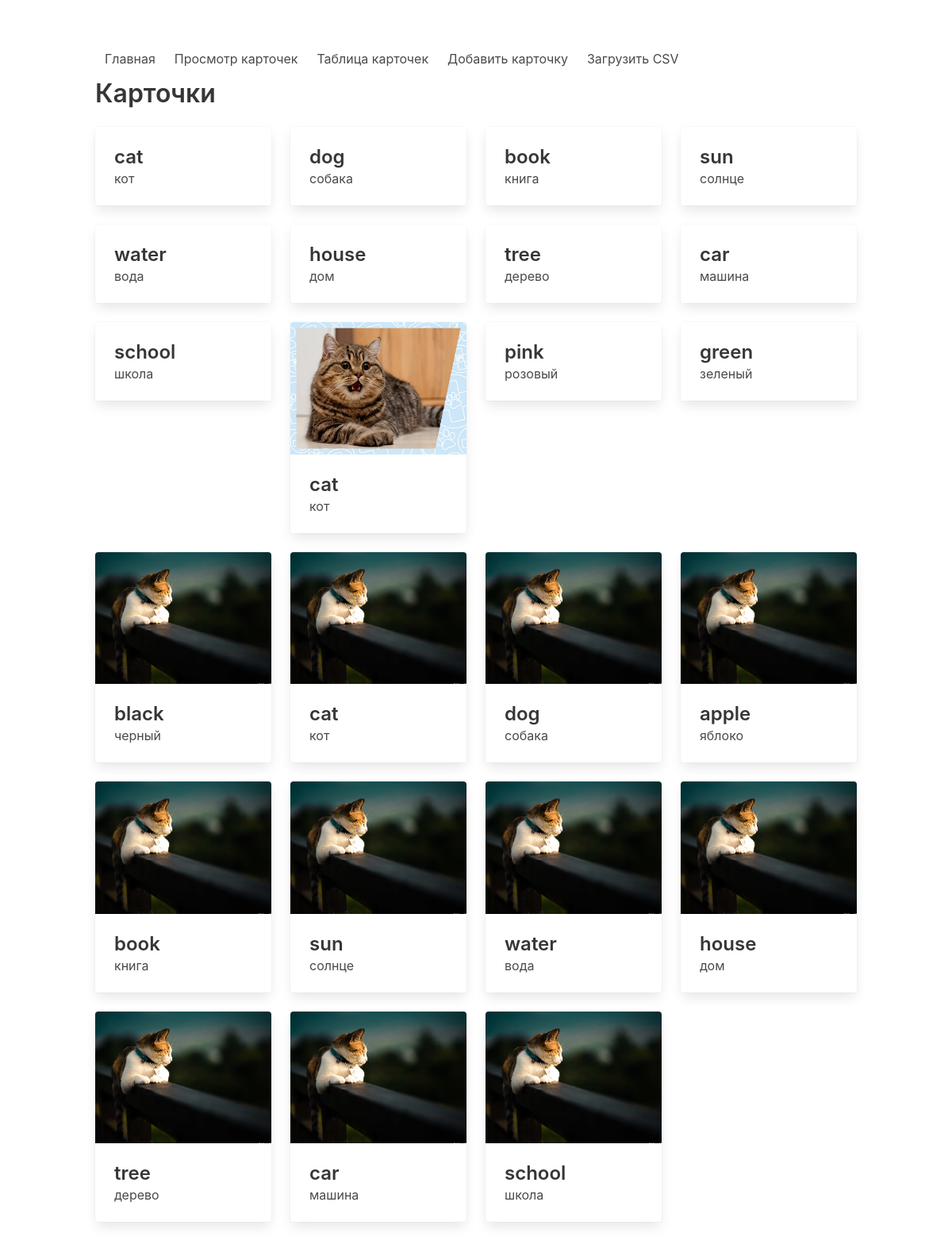
Page /cards/ on the committed database.
### cards/models.py (models this page shows, shortened)
class Card(models.Model):
    word = models.CharField(max_length=100)
    translation = models.CharField(max_length=100)
    image = models.ImageField(upload_to='images/', blank=True, null=True, default='images/default.png')
    created_at = models.DateTimeField(auto_now_add=True)

### cards/views.py (the view)
# urls.py: path('cards/', views.card_view, name='card_view'),
def card_view(request):
    cards = Card.objects.all()
    return render(request, 'cards/cards.html', {'cards': cards})

### cards/templates/cards/cards.html (shortened to what this page needs)
{% extends 'cards/base.html' %}
{% block content %}
<h1 class="title">Карточки</h1>
<div class="columns is-multiline">
    {% for card in cards %}
    <div class="column is-one-quarter">
        <div class="card">
            {% if card.image %}
            <div class="card-image">
                <figure class="image is-4by3">
                    <img src="{{ card.image.url }}" alt="{{ card.word }}">
                </figure>
            </div>
            {% endif %}
            <div class="card-content">
                <p class="title is-4">{{ card.word }}</p>
                <p class="subtitle is-6">{{ card.translation }}</p>
            </div>
        </div>
    </div>
    {% empty %}
    <p>Карточек нет.</p>
    {% endfor %}
</div>
{% endblock %}

### cards/templates/cards/base.html (shortened to what this page needs)
<!DOCTYPE html>
<html lang="ru">
<head>
    <link rel="stylesheet" href="https://cdn.jsdelivr.net/npm/bulma@0.9.4/css/bulma.min.css">
</head>
<body>
    <section class="section">
        <div class="container">
            <nav class="navbar" role="navigation" aria-label="main navigation">
                <div class="navbar-menu">
                    <div class="navbar-start">
                        <a class="navbar-item" href="{% url 'index' %}">Главная</a>
                        <a class="navbar-item" href="{% url 'card_view' %}">Просмотр карточек</a>
                        <a class="navbar-item" href="{% url 'card_list' %}">Таблица карточек</a>
                        <a class="navbar-item" href="{% url 'add_card' %}">Добавить карточку</a>
                        <a class="navbar-item" href="{% url 'upload_csv' %}">Загрузить CSV</a>
                    </div>
                </div>
            </nav>
            {% block content %}
            {% endblock %}
        </div>
    </section>
</body>
</html>

### rows in the picture
Card: word "cat", translation "кот"
Card: word "dog", translation "собака"
Card: word "book", translation "книга"
Card: word "sun", translation "солнце"
Card: word "water", translation "вода"
Card: word "house", translation "дом"
Card: word "tree", translation "дерево"
Card: word "car", translation "машина"
Card: word "school", translation "школа"
Card: image (picture), word "cat", translation "кот"
Card: word "pink", translation "розовый"
Card: word "green", translation "зеленый"
Card: image (placeholder picture), word "black", translation "черный"
Card: image (placeholder picture), word "cat", translation "кот"
Card: image (placeholder picture), word "dog", translation "собака"
Card: image (placeholder picture), word "apple", translation "яблоко"
Card: image (placeholder picture), word "book", translation "книга"
Card: image (placeholder picture), word "sun", translation "солнце"
Card: image (placeholder picture), word "water", translation "вода"
Card: image (placeholder picture), word "house", translation "дом"
Card: image (placeholder picture), word "tree", translation "дерево"
Card: image (placeholder picture), word "car", translation "машина"
Card: image (placeholder picture), word "school", translation "школа"
